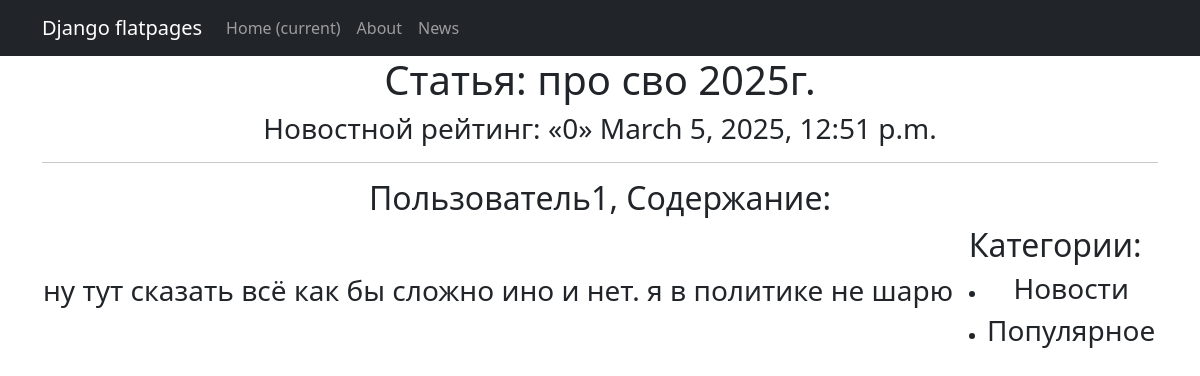
/news/6, run on the app's committed database.
### News_Portal/models.py (models this page shows, shortened)
class Post(models.Model):
    post_link = models.ForeignKey(Author, on_delete=models.CASCADE)
    field_choice = models.BooleanField(default=0, choices=POSTS_CHOIСES)   # 0 - статья \ 1 - новость
    date_time_create = models.DateTimeField(auto_now_add=True)
    categories = models.ManyToManyField(Category, through='PostCategory')
    name_post = models.TextField()
    text_post = models.TextField()
    rating_post_user = models.IntegerField(default=0)   #возможно нужно чтото придумать
    def get_categories(self):
        return self.categories.all()
    def get_post_type_display(self):
        return dict(POSTS_CHOIСES)[self.field_choice]

class Author(models.Model):
    author = models.OneToOneField(User, on_delete=models.CASCADE)
    user_rating = models.IntegerField(default=0)

class Category(models.Model):
    name_category = models.CharField(max_length=30, unique=True)

### News_Portal/views.py (the view)
# urls.py: path('<int:pk>', PostDetail.as_view(), name='post_info'),
class PostDetail(DetailView):
    model = Post
    template_name = 'news_portal/new.html'
    context_object_name = 'new'

### News_Portal/templatetags/custom_filters.py (called while the page is built)
@register.filter()
def censor(value: str):
    if not isinstance(value, str):
        raise TypeError("Фильтр censor может применяться только к строкам.")
    text = value.split()
    censored_text = []
    for word in text:
        word_lower = word.lower()
        if word_lower in [i.lower() for i in censorship]: # Список comprehension для сравнения в нижнем регистре
            symbols = len(word)
            censored_word = word[0] + '*' * (symbols - 1)
            censored_text.append(censored_word)
        else:
            censored_text.append(word) # Добавляем оригинальное слово, если оно не в списке цензуры
    return " ".join(censored_text)

### templates/news_portal/new.html (shortened to what this page needs)
{% extends 'flatpages/default.html' %}
{% load custom_filters %}
{% block content %}
   <h1>{{ new.get_post_type_display }}: {{ new.name_post }}.</h1>
   <h3>Новостной рейтинг: «{{ new.rating_post_user }}» {{ new.date_time_create }}</h3>
   {% if new %}
   <hr>
       <h2>{{ new.post_link.author }}, Содержание:</h2>
       <table>
           <tr>
               <td><h3>{{ new.text_post|censor|safe }}</h3></td>
               <td><h2>Категории:</h2>
                   <ul>
                       {% for category in new.get_categories %}
                       <li><h3>{{ category.name_category }}</h3></li>
                       {% endfor %}
                   </ul>
               </td>
           </tr>
       </table>
   {% else %}
       <h2>Такой новости больше нет!</h2>
   {% endif %}
{% endblock content %}

### data on the page
Post: post_type "Статья", name_post "про сво 2025г", rating_post_user "0", date_time_create "March 5, 2025, 12:51 p.m.", post_link.author "Пользователь1", text_post|censor "ну тут сказать всё как бы сложно ино и нет. я в политике не шарю"
Category: name_category "Новости"
Category: name_category "Популярное"
